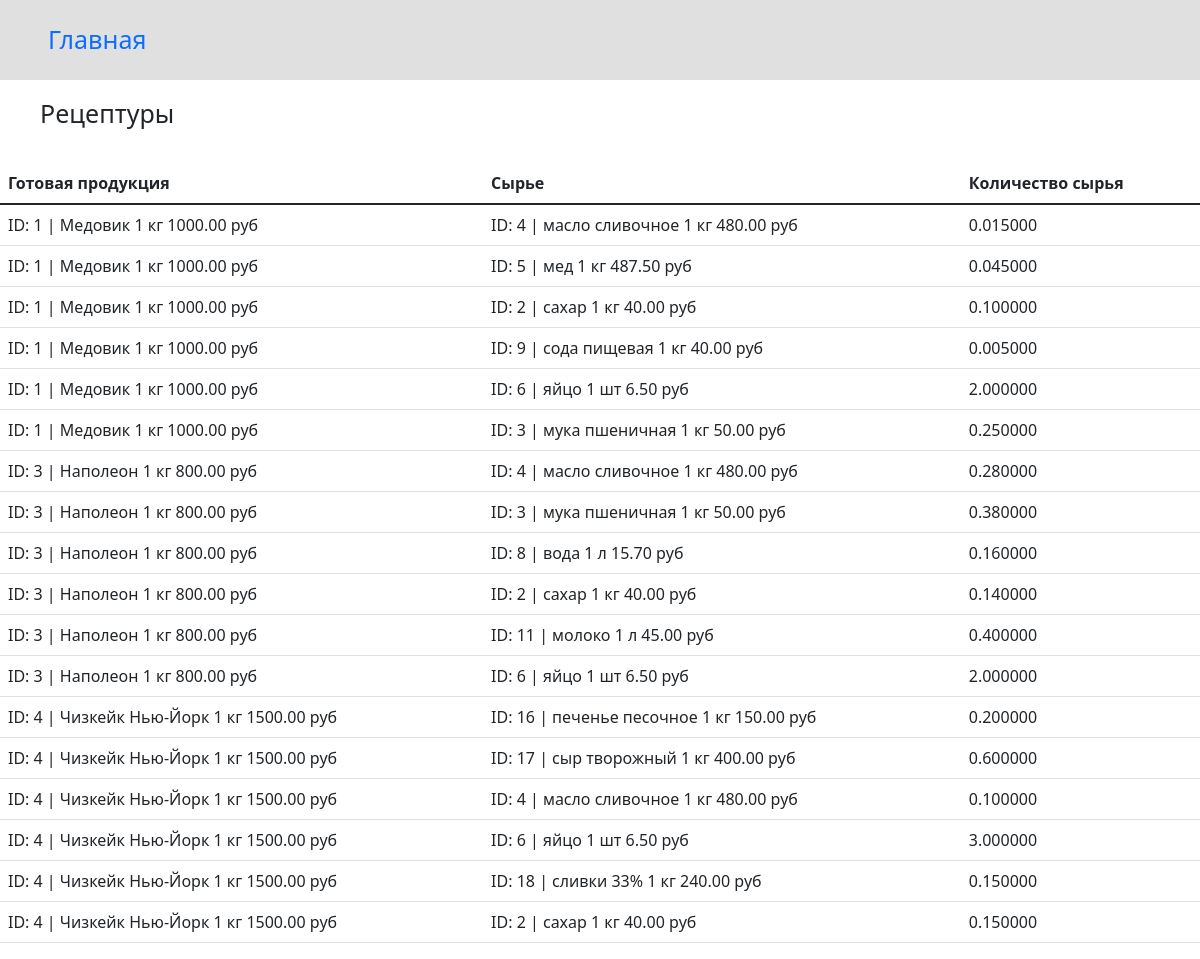
The page /show_recipes/ on the database its author committed.
### store_app/models.py (models this page shows, shortened)
class Recipe(models.Model):
    product = models.ForeignKey(Product, on_delete=models.CASCADE, verbose_name='Готовая продукция')
    raw = models.ForeignKey(Raw, on_delete=models.CASCADE, verbose_name='Сырьё')
    raw_quantity = models.DecimalField(max_digits=18, decimal_places=6, verbose_name='Количество сырья')
    class Meta:
        constraints = [
            models.UniqueConstraint(fields=['product', 'raw'], name='unique_Recipe')
        ]

class Product(models.Model):
    product_num = models.CharField(max_length=20, unique=True)
    product_name = models.CharField(max_length=100)
    product_cost = models.DecimalField(max_digits=7, decimal_places=2)
    def __str__(self):
        return f'ID: {self.id} | {self.product_name} {self.product_cost} руб'

class Raw(models.Model):
    raw_num = models.CharField(max_length=20, unique=True)
    raw_name = models.CharField(max_length=100)
    raw_cost = models.DecimalField(max_digits=7, decimal_places=2)
    def __str__(self):
        return f'ID: {self.id} | {self.raw_name} {self.raw_cost} руб'

### store_app/views.py (the view)
# urls.py: path('show_recipes/', views.show_recipes),
def show_recipes(request):
    recipes = Recipe.objects.all()
    return render(request, "show_recipes.html", {"recipes": recipes})

### templates/show_recipes.html (shortened to what this page needs)
<!DOCTYPE html>
<html lang="ru">
  <head>
    <link href="https://cdn.jsdelivr.net/npm/bootstrap@5.1.3/dist/css/bootstrap.min.css" rel="stylesheet">
  </head>
  <body>
  <header style="background-color: rgb(225, 224, 224);">
    <div class="text-bg-light p-2">
       <a class="nav-item nav-link" href="/" style="font-size: 25px; padding: 13px 40px;">Главная</a>
    </div>
  </header>
  <main>
  <p style="font-size: 25px; padding: 15px 40px;">Рецептуры</p>
  <table class="table table-hover">
  <thead>
    <tr>
      <th scope="col">Готовая продукция</th>
      <th scope="col">Сырье</th>
      <th scope="col">Количество сырья</th>
    </tr>
  </thead>
    <tbody>
      {% for recipe in recipes %}
      <tr>
        <td>{{recipe.product}}</td>
        <td>{{recipe.raw}}</td>
        <td>{{recipe.raw_quantity}}</td>
      </tr>
      {% endfor %}
    </tbody>
  </table>
  </main>
  </body>
</html>

### rows shown on the page
Recipe: product "ID: 1 | Медовик 1 кг 1000.00 руб", raw "ID: 4 | масло сливочное 1 кг 480.00 руб", raw_quantity "0.015000"
Recipe: product "ID: 1 | Медовик 1 кг 1000.00 руб", raw "ID: 5 | мед 1 кг 487.50 руб", raw_quantity "0.045000"
Recipe: product "ID: 1 | Медовик 1 кг 1000.00 руб", raw "ID: 2 | сахар 1 кг 40.00 руб", raw_quantity "0.100000"
Recipe: product "ID: 1 | Медовик 1 кг 1000.00 руб", raw "ID: 9 | сода пищевая 1 кг 40.00 руб", raw_quantity "0.005000"
Recipe: product "ID: 1 | Медовик 1 кг 1000.00 руб", raw "ID: 6 | яйцо 1 шт 6.50 руб", raw_quantity "2.000000"
Recipe: product "ID: 1 | Медовик 1 кг 1000.00 руб", raw "ID: 3 | мука пшеничная 1 кг 50.00 руб", raw_quantity "0.250000"
Recipe: product "ID: 3 | Наполеон 1 кг 800.00 руб", raw "ID: 4 | масло сливочное 1 кг 480.00 руб", raw_quantity "0.280000"
Recipe: product "ID: 3 | Наполеон 1 кг 800.00 руб", raw "ID: 3 | мука пшеничная 1 кг 50.00 руб", raw_quantity "0.380000"
Recipe: product "ID: 3 | Наполеон 1 кг 800.00 руб", raw "ID: 8 | вода 1 л 15.70 руб", raw_quantity "0.160000"
Recipe: product "ID: 3 | Наполеон 1 кг 800.00 руб", raw "ID: 2 | сахар 1 кг 40.00 руб", raw_quantity "0.140000"
Recipe: product "ID: 3 | Наполеон 1 кг 800.00 руб", raw "ID: 11 | молоко 1 л 45.00 руб", raw_quantity "0.400000"
Recipe: product "ID: 3 | Наполеон 1 кг 800.00 руб", raw "ID: 6 | яйцо 1 шт 6.50 руб", raw_quantity "2.000000"
Recipe: product "ID: 4 | Чизкейк Нью-Йорк 1 кг 1500.00 руб", raw "ID: 16 | печенье песочное 1 кг 150.00 руб", raw_quantity "0.200000"
Recipe: product "ID: 4 | Чизкейк Нью-Йорк 1 кг 1500.00 руб", raw "ID: 17 | сыр творожный 1 кг 400.00 руб", raw_quantity "0.600000"
Recipe: product "ID: 4 | Чизкейк Нью-Йорк 1 кг 1500.00 руб", raw "ID: 4 | масло сливочное 1 кг 480.00 руб", raw_quantity "0.100000"
Recipe: product "ID: 4 | Чизкейк Нью-Йорк 1 кг 1500.00 руб", raw "ID: 6 | яйцо 1 шт 6.50 руб", raw_quantity "3.000000"
Recipe: product "ID: 4 | Чизкейк Нью-Йорк 1 кг 1500.00 руб", raw "ID: 18 | сливки 33% 1 кг 240.00 руб", raw_quantity "0.150000"
Recipe: product "ID: 4 | Чизкейк Нью-Йорк 1 кг 1500.00 руб", raw "ID: 2 | сахар 1 кг 40.00 руб", raw_quantity "0.150000"
